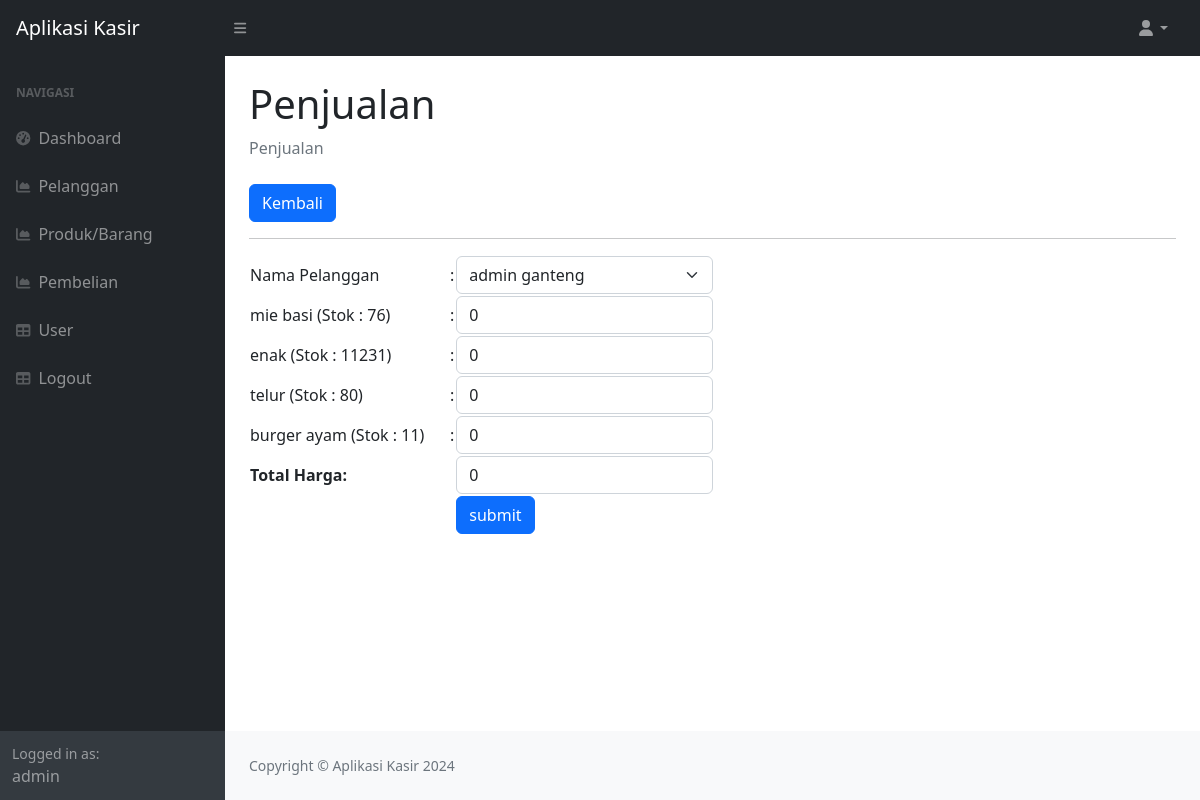
Before: /?page=pembelian_tambah (signed in) with the older database file.
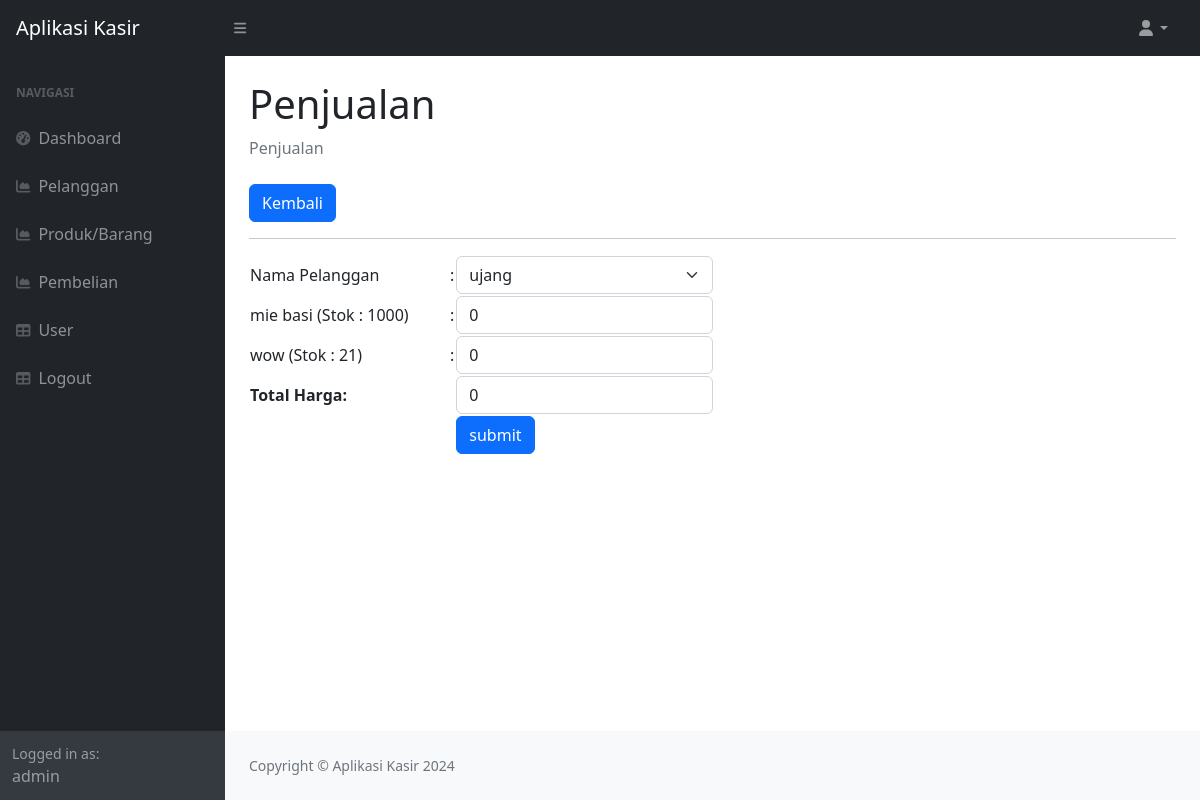
After: the same page with the newer database file.
### tables this page shows
CREATE TABLE `produk` (
  `id_produk` int(11) NOT NULL,
  `nama_produk` varchar(255) DEFAULT NULL,
  `harga` int(10) DEFAULT NULL,
  `stok` int(11) DEFAULT NULL
);

### pembelian_tambah.php (the view, shortened to what this page needs)
<div class="container-fluid px-4">
    <h1 class="mt-4">Penjualan</h1>
    <ol class="breadcrumb mb-4">
        <li class="breadcrumb-item active">Penjualan</li>
    </ol>
    <a href="?page=pembelian" class="btn btn-primary">Kembali</a>
    <hr>
    <form method="post" id="form-penjualan">
        <table>
            <tr>
                <td width="200">Nama Pelanggan</td>
                <td width="1">:</td>
                <td>
                    <select class="form-control form-select" name="id_pelanggan">
                        <?php
                        $p = mysqli_query($koneksi, 'SELECT * FROM pelanggan ');
                        while ($pel = mysqli_fetch_array($p)) {
                            ?>
                            <option value="<?php echo $pel['id_pelanggan']; ?>"><?php echo $pel['nama_pelanggan']; ?>
                            </option>
                            <?php
                        }
                        ?>
                    </select>
                </td>
            </tr>
            <?php
            $pro = mysqli_query($koneksi, 'SELECT * FROM produk ');
            while ($produk = mysqli_fetch_array($pro)) {
                ?>
                <tr>
                    <td><?php echo $produk['nama_produk'] . ' (Stok : ' . $produk['stok'] . ')' ?></td>
                    <td>:</td>
                    <td>
                        <input class="form-control produk-input" type="number" step="0" min="0" value="0"
                            max="<?php echo $produk['stok']; ?>" name="produk[<?php echo $produk['id_produk']; ?>]"
                            data-harga="<?php echo $produk['harga']; ?>" onchange="hitungTotal()">
                    </td>
                </tr>
                <?php
            }
            ?>
            <tr>
                <td colspan="2"><strong>Total Harga:</strong></td>
                <td><input type="text" id="total-harga" class="form-control" value="0" readonly></td>
            </tr>
            <tr>
                <td></td>
                <td></td>
                <td>
                    <button type="submit" class="btn btn-primary">submit</button>
                </td>
            </tr>
        </table>
    </form>
</div>

Changed rows visible on the page:
removed produk: nama_produk "enak", stok "11231"
removed produk: nama_produk "telur", stok "80"
removed produk: nama_produk "burger ayam", stok "11"
changed produk "mie basi": stok "76" → "1000"
added produk: nama_produk "wow", stok "21"
Other visible differences:
form field id_pelanggan: "admin ganteng" → "ujang"
